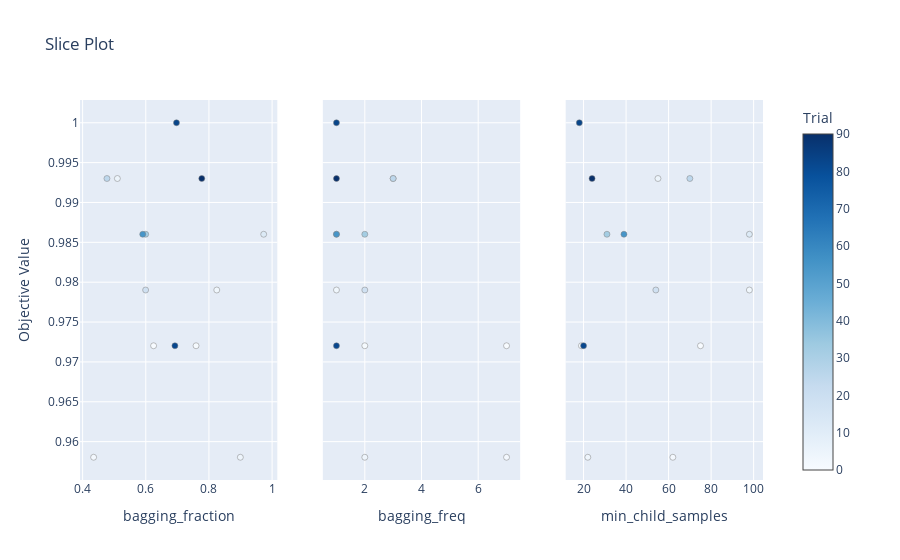

Write notebook code for a chart like this one.
### Markdown cell above
Visualize individual hyperparameters as slice plot. See :func:`~optuna.visualization.plot_slice` for the details.

### Code cell
plot_slice(study)

### Figure 1 — Plotly figure (JSON) as saved in the notebook; plotly's stock layout.template omitted (floating-point values rounded to 4 significant figures)
{"data": [{"marker": {"color": [0, 1, 2, 3, 4, 5, 12, 18, 25, 32, 55, 82, 83, 90], "colorbar": {"title": {"text": "Trial"}, "x": 1, "xpad": 40}, "colorscale": [[0, "rgb(247,251,255)"], [0.125, "rgb(222,235,247)"], [0.25, "rgb(198,219,239)"], [0.375, "rgb(158,202,225)"], [0.5, "rgb(107,174,214)"], [0.625, "rgb(66,146,198)"], [0.75, "rgb(33,113,181)"], [0.875, "rgb(8,81,156)"], [1, "rgb(8,48,107)"]], "line": {"color": "Grey", "width": 0.5}, "showscale": true}, "mode": "markers", "showlegend": false, "type": "scatter", "x": [0.6247, 0.7592, 0.4349, 0.8248, 0.8995, 0.51, 0.9734, 0.5995, 0.4771, 0.5997, 0.5903, 0.6923, 0.6972, 0.7774], "xaxis": "x", "y": [0.972, 0.972, 0.958, 0.979, 0.958, 0.993, 0.986, 0.979, 0.993, 0.986, 0.986, 0.972, 1, 0.993], "yaxis": "y"}, {"marker": {"color": [0, 1, 2, 3, 4, 5, 12, 18, 25, 32, 55, 82, 83, 90], "colorbar": {"title": {"text": "Trial"}, "x": 1, "xpad": 40}, "colorscale": [[0, "rgb(247,251,255)"], [0.125, "rgb(222,235,247)"], [0.25, "rgb(198,219,239)"], [0.375, "rgb(158,202,225)"], [0.5, "rgb(107,174,214)"], [0.625, "rgb(66,146,198)"], [0.75, "rgb(33,113,181)"], [0.875, "rgb(8,81,156)"], [1, "rgb(8,48,107)"]], "line": {"color": "Grey", "width": 0.5}, "showscale": false}, "mode": "markers", "showlegend": false, "type": "scatter", "x": [7, 2, 7, 1, 2, 3, 1, 2, 3, 2, 1, 1, 1, 1], "xaxis": "x2", "y": [0.972, 0.972, 0.958, 0.979, 0.958, 0.993, 0.986, 0.979, 0.993, 0.986, 0.986, 0.972, 1, 0.993], "yaxis": "y2"}, {"marker": {"color": [0, 1, 2, 3, 4, 5, 12, 18, 25, 32, 55, 82, 83, 90], "colorbar": {"title": {"text": "Trial"}, "x": 1, "xpad": 40}, "colorscale": [[0, "rgb(247,251,255)"], [0.125, "rgb(222,235,247)"], [0.25, "rgb(198,219,239)"], [0.375, "rgb(158,202,225)"], [0.5, "rgb(107,174,214)"], [0.625, "rgb(66,146,198)"], [0.75, "rgb(33,113,181)"], [0.875, "rgb(8,81,156)"], [1, "rgb(8,48,107)"]], "line": {"color": "Grey", "width": 0.5}, "showscale": false}, "mode": "markers", "showlegend": false, "type": "scatter", "x": [75, 19, 62, 98, 22, 55, 98, 54, 70, 31, 39, 20, 18, 24], "xaxis": "x3", "y": [0.972, 0.972, 0.958, 0.979, 0.958, 0.993, 0.986, 0.979, 0.993, 0.986, 0.986, 0.972, 1, 0.993], "yaxis": "y3"}], "layout": {"title": {"text": "Slice Plot"}, "xaxis": {"anchor": "y", "domain": [0, 0.2889], "title": {"text": "bagging_fraction"}}, "xaxis2": {"anchor": "y2", "domain": [0.3556, 0.6444], "title": {"text": "bagging_freq"}}, "xaxis3": {"anchor": "y3", "domain": [0.7111, 1], "title": {"text": "min_child_samples"}}, "yaxis": {"anchor": "x", "domain": [0, 1], "title": {"text": "Objective Value"}}, "yaxis2": {"anchor": "x2", "domain": [0, 1], "matches": "y", "showticklabels": false}, "yaxis3": {"anchor": "x3", "domain": [0, 1], "matches": "y", "showticklabels": false}}}
